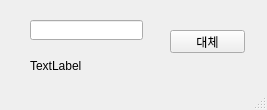
<?xml version="1.0" encoding="UTF-8"?>
<ui version="4.0">
 <class>MainWindow</class>
 <widget class="QMainWindow" name="MainWindow">
  <property name="geometry">
   <rect>
    <x>0</x>
    <y>0</y>
    <width>267</width>
    <height>110</height>
   </rect>
  </property>
  <property name="windowTitle">
   <string>MainWindow</string>
  </property>
  <widget class="QWidget" name="centralwidget">
   <widget class="QLineEdit" name="lineEdit">
    <property name="geometry">
     <rect>
      <x>30</x>
      <y>20</y>
      <width>113</width>
      <height>20</height>
     </rect>
    </property>
   </widget>
   <widget class="QLabel" name="label">
    <property name="geometry">
     <rect>
      <x>30</x>
      <y>60</y>
      <width>56</width>
      <height>12</height>
     </rect>
    </property>
    <property name="text">
     <string>TextLabel</string>
    </property>
   </widget>
   <widget class="QPushButton" name="pushButton">
    <property name="geometry">
     <rect>
      <x>170</x>
      <y>30</y>
      <width>75</width>
      <height>23</height>
     </rect>
    </property>
    <property name="text">
     <string>대체</string>
    </property>
   </widget>
  </widget>
  <widget class="QStatusBar" name="statusbar"/>
 </widget>
 <resources/>
 <connections/>
</ui>
